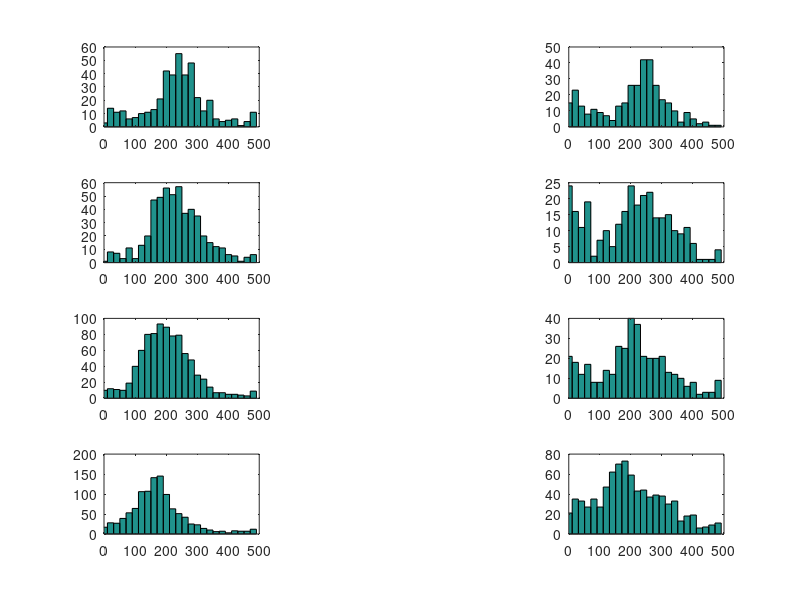

This chart was generated by the following MATLAB code:
% EE239AS.2, Spring 2017
% hw3_4_b

% Cong Peng, 904760493
load('ps3_data.mat')
for i  = 1:8
    count_spikes = [];
    for n = 1:182
        T = find(trial(n,i).spikes);
        count_spikes = [ count_spikes,T ];
    end
    switch i
         case 1
         subplot(4,3,6);
         title('Spike histogram at degree of 30');
         case 2
         subplot(4,3,3);
         title('Spike histogram at degree of 70');
         case 3
         subplot(4,3,1);
         title('Spike histogram at degree of 110');
         case 4
         subplot(4,3,4);
         title('Spike histogram at degree of 150');
         case 5
         subplot(4,3,7);
         title('Spike histogram at degree of 190');
         case 6
         subplot(4,3,10);
         title('Spike histogram at degree of 230');
         case 7
         subplot(4,3,12);
         title('Spike histogram at degree of 310');
         case 8
         subplot(4,3,9);
         title('Spike histogram at degree of 350');
    end
    hist(count_spikes, 1:20:500);
    xlim([0, 500]);
end